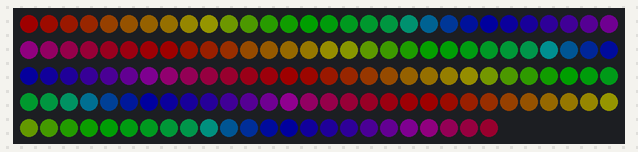
Recording of a sketch running on a simulated ESP32-S3. On the bench: 144 RGB LEDs in strip order, left to right, continuing on the next row. Dim RGB values are drawn brighter than linear.

Above: at 0.15 s.
At 2.91 s:
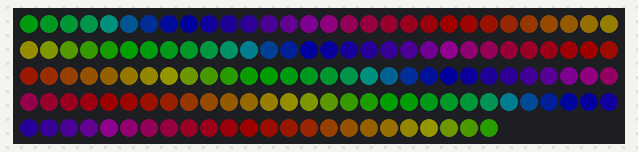
At 5.05 s:
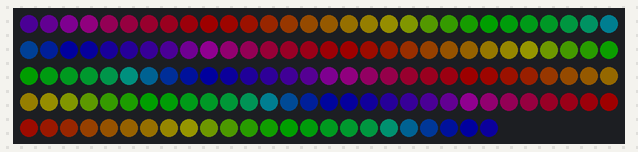
At 10.26 s:
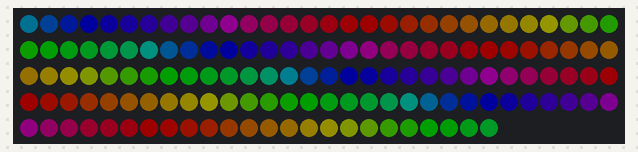
At 15.47 s:
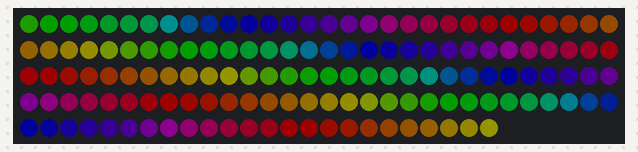
At 20.69 s:
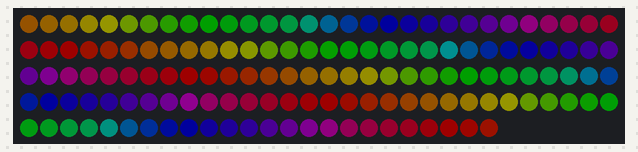

The sketch:

strip-test.ino
```cpp
/**************************************************************************
  Bakfiets F26 LED strip test
  Plays a moving rainbow on the bay's 1 m WS2812B strip (144 LEDs).
  Wiring and photos: docs/lights/strip-desk-test.md

  Strip DIN  -> GPIO 5
  Strip 5V   -> the board's 5V pin
  Strip GND  -> the board's GND pin

  Board: Tools > Board > esp32 > ESP32S3 Dev Module (not ESP32S31)
  Port:  plug USB into the board's "USB" port, not "UART"

  Powered from USB only, so the current is capped at 400 mA in code.
  Raise the cap only once the strip runs from the 5 V power board.
 **************************************************************************/

#include <FastLED.h>

#define LED_PIN   5
#define NUM_LEDS  144

CRGB leds[NUM_LEDS];

void setup() {
  FastLED.addLeds<WS2812B, LED_PIN, GRB>(leds, NUM_LEDS);
  FastLED.setMaxPowerInVoltsAndMilliamps(5, 400);
  FastLED.setBrightness(30);
}

void loop() {
  static uint8_t hue = 0;
  fill_rainbow(leds, NUM_LEDS, hue++, 7);
  FastLED.show();
  delay(20);
}
```

Measured:
- by itself, everything shown: repeats every 19.6 s, in 64 steps
